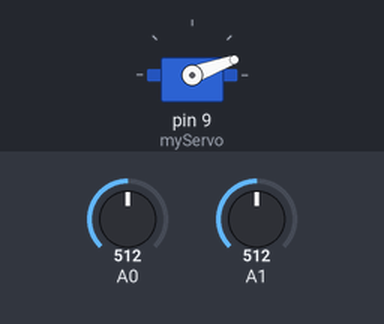
Bench run of a sketch on a simulated Arduino Uno, built with avr-gcc and run on an emulated ATmega328P. Parts: servo. The inputs (shaded band) are chosen by the test bench; at power-on: A0 = 512, A1 = 512. What the sketch prints to the serial monitor is not drawn.

Above: at 2.2 s.
2.3 s: A0 set to 523
5.3 s: A0 set to 543
At 6.7 s:
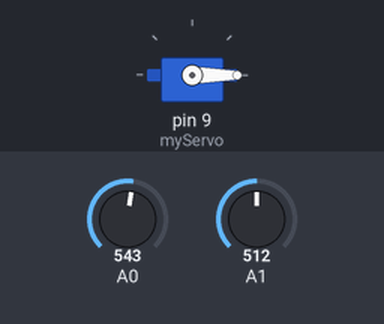
7.0 s: A1 set to 552
10.0 s: A1 set to 577
At 11.3 s:
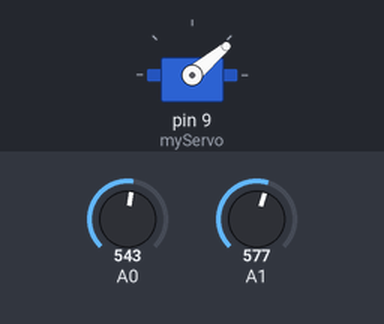
13.0 s: A0 set to 585
16.0 s: A0 set to 610
At 17.0 s:
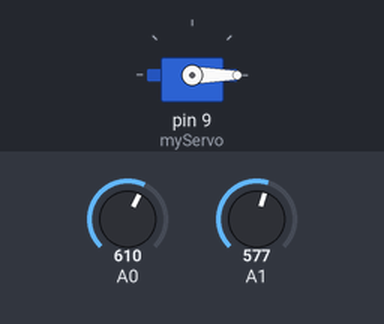
Timing chart, 0 to 19.0 s (numbered marks = the images above; inputs shaded):
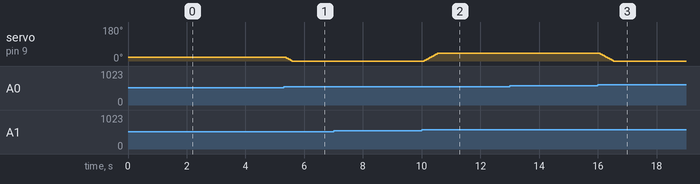

The sketch:

Moving_Umbrella_V2.ino
```cpp
#include <Servo.h>

Servo myServo;
int servoPos = 20;


void setup() {

  myServo.attach(9);// this is for attach the servo to the arduino
  myServo.write(20);// initial position
  Serial.begin(9600);//function to define the speed
  delay(1000);// make 1s pauses between processing
}

void loop() {
  //Read Left and Right LDR' values
  int left = analogRead(A1);
  int right = analogRead(A0);

  int diff = (left) - (right);
  // This is just to show the values in the monitor
  Serial.print("يسار: "); Serial.print(left);
  Serial.print("  يمين: "); Serial.print(right);
  Serial.print("  فرق: "); Serial.print(diff);
  Serial.print("  الموضع: "); Serial.println(servoPos);

  // Condition to turn light to the greatest value of LDR between 55 and -20
if (diff > 20 && servoPos < 40) {
    servoPos+=5;
  } else if (diff < -20 && servoPos > 0) {  // غيرنا 0 إلى 15
    servoPos-=5;
  }

  // إذا الفرق بين -20 و 20 = يوقف مكانه

  myServo.write(servoPos);
  delay(20); // سرعة الحركة
}
```

Measured:
- the behaviour switches between 532 and 533 on A0 (found by bisection; images 0 and 1)
- the behaviour switches between 563 and 564 on A1 (found by bisection; images 1 and 2)
- the behaviour switches between 597 and 598 on A0 (found by bisection; images 2 and 3)
- after the input at 2.3 s, every drawn part: stays the same
- after the input at 5.3 s, servo on pin 9 (myServo): 20° → 15° after 0.09 s, → 10° 0.06 s later, → 5° 0.06 s later, → 0° 0.06 s later
- after the input at 7.0 s, every drawn part: stays the same
- after the input at 10.0 s, servo on pin 9 (myServo): moves from 0° to 40° over 0.44 s, starting after 0.09 s
- after the input at 13.0 s, every drawn part: stays the same
- after the input at 16.0 s, servo on pin 9 (myServo): moves from 40° to 0° over 0.44 s, starting after 0.08 s
